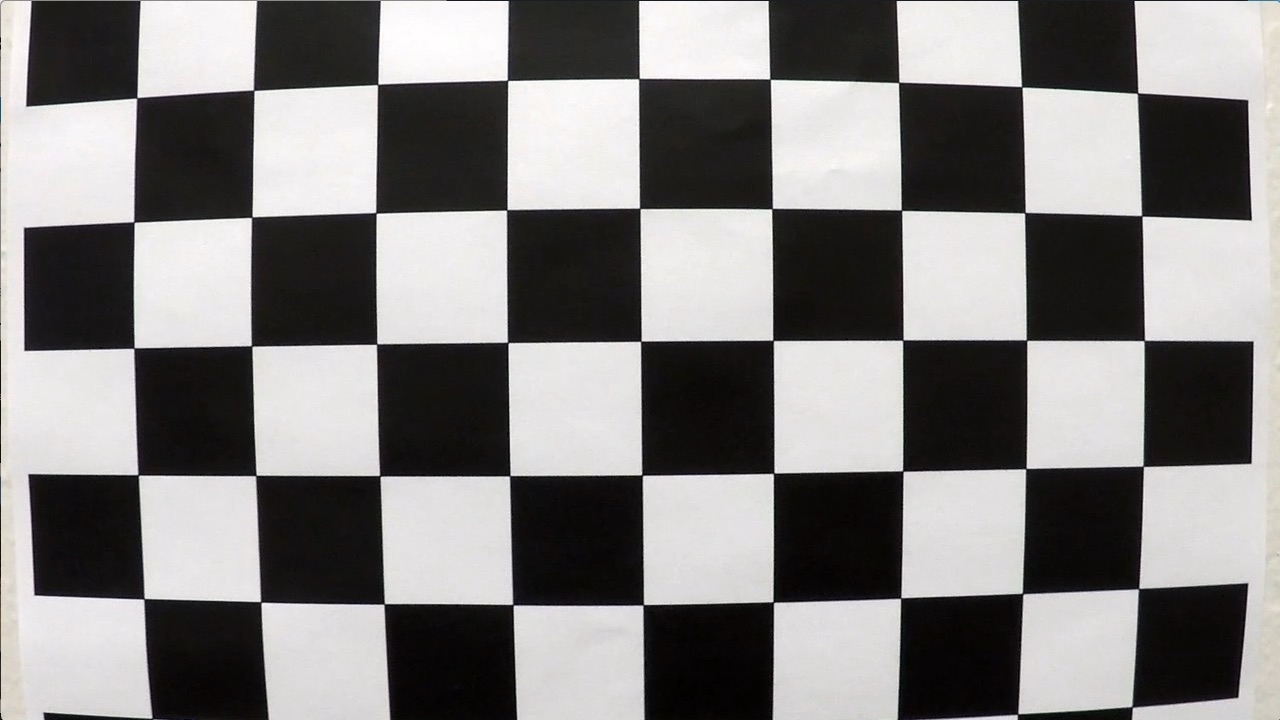
#> input picture calibration_images/calibration1.jpg, 1280 x 720 px
$ python -i gradient_masks.py   (imports and definitions only)   (older library calls are emulated)
#> lines starting #> are read from the running program, lines starting #| are printed output that depends on the picture
import cv2
import numpy as np


def _abs_sobel(sobelx, sobely):
    return np.sqrt(np.square(sobelx) + np.square(sobely))


# [21 lines left out: functions mag_thresh, _sobel, not called in this run]


def dir_threshold(img, sobel_kernel=3, thresh=(0, np.pi / 2), need_to_gray=True):
#> called with sobel_kernel = 3, thresh = (0, 1.57), need_to_gray = True
    if need_to_gray:
        gray = cv2.cvtColor(img, cv2.COLOR_RGB2GRAY)
    else:
        gray = np.copy(img)
    sobelx = cv2.Sobel(gray, cv2.CV_64F, 1, 0, ksize=sobel_kernel)
    sobely = cv2.Sobel(gray, cv2.CV_64F, 0, 1, ksize=sobel_kernel)
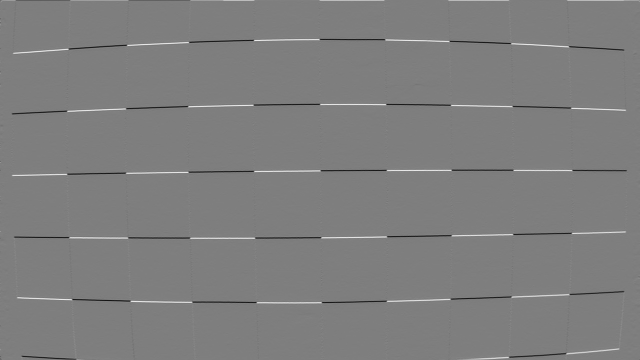
#> sobely: shape (720, 1280) float64 (shown at 1/2 size); min -889, max 904, mean 0.1; drawn with min black and max white

    abs_sobelx = np.absolute(sobelx)
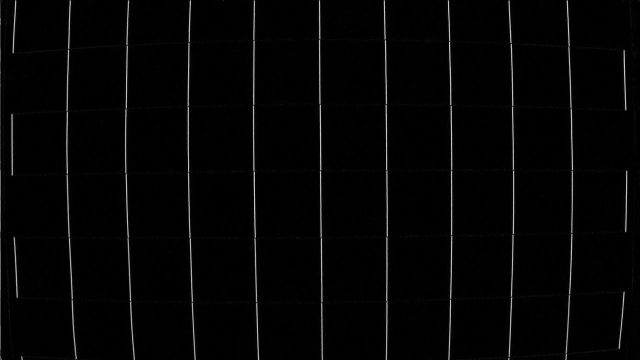
#> abs_sobelx: shape (720, 1280) float64 (shown at 1/2 size); min 0, max 943, mean 17.6; drawn with min black and max white
    abs_sobely = np.absolute(sobely)
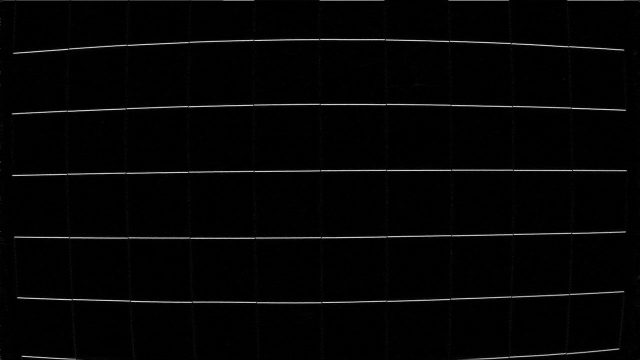
#> abs_sobely: shape (720, 1280) float64 (shown at 1/2 size); min 0, max 904, mean 16.7; drawn with min black and max white

    orient = np.arctan2(abs_sobely, abs_sobelx)
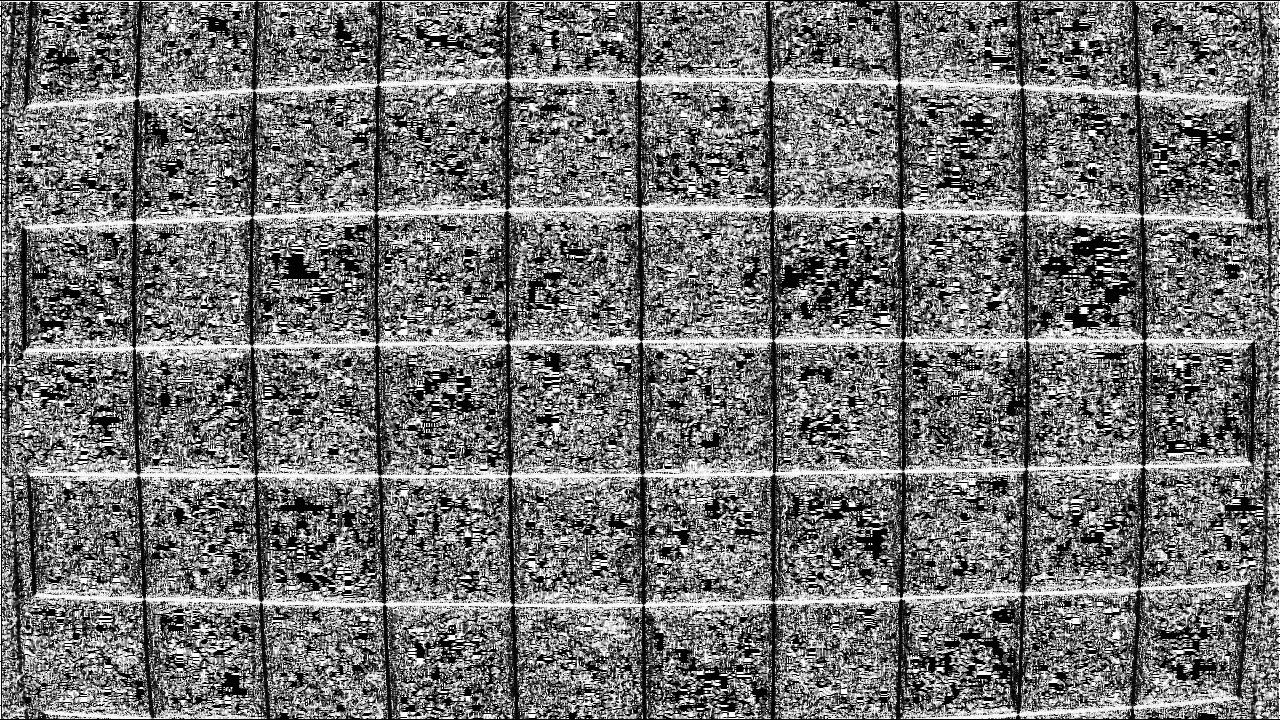
#> orient: shape (720, 1280) float64; min 0, max 1.57, mean 0.715; drawn with min black and max white
    binary_output = np.zeros_like(abs_sobelx)
    binary_output[(orient >= thresh[0]) & (orient <= thresh[1])] = 1
    return binary_output

>>> import cv2
>>> picture = cv2.cvtColor(cv2.imread('../../calibration_images/calibration1.jpg'), cv2.COLOR_BGR2RGB)
>>> result = dir_threshold(picture)
#> result: shape (720, 1280) float64; every value is 1

$ run again, on calibration_images/calibration10.jpg
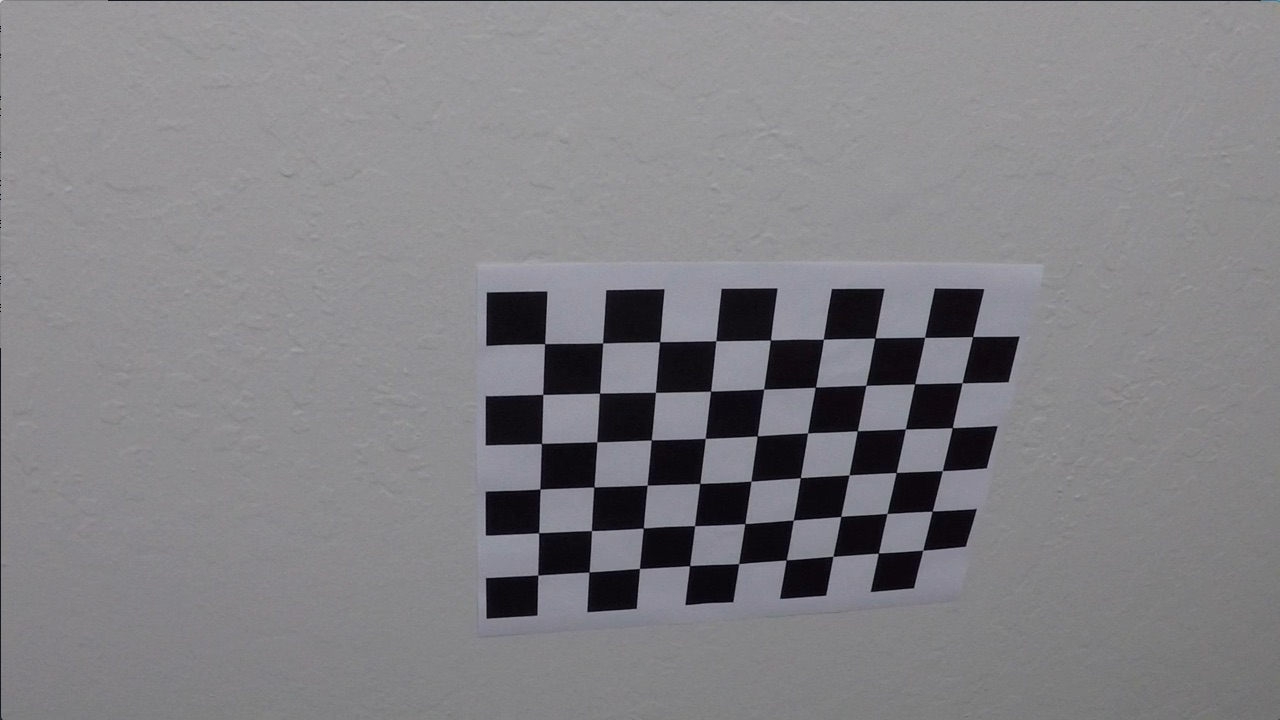
#> input picture calibration_images/calibration10.jpg, 1280 x 720 px
#> in dir_threshold, `abs_sobely = np.absolute(sobely)`:
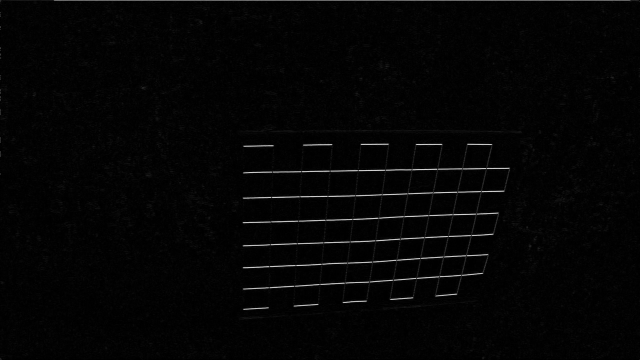
#> abs_sobely: shape (720, 1280) float64 (shown at 1/2 size); min 0, max 603, mean 12; drawn with min black and max white
#> in dir_threshold, `orient = np.arctan2(abs_sobely, abs_sobelx)`:
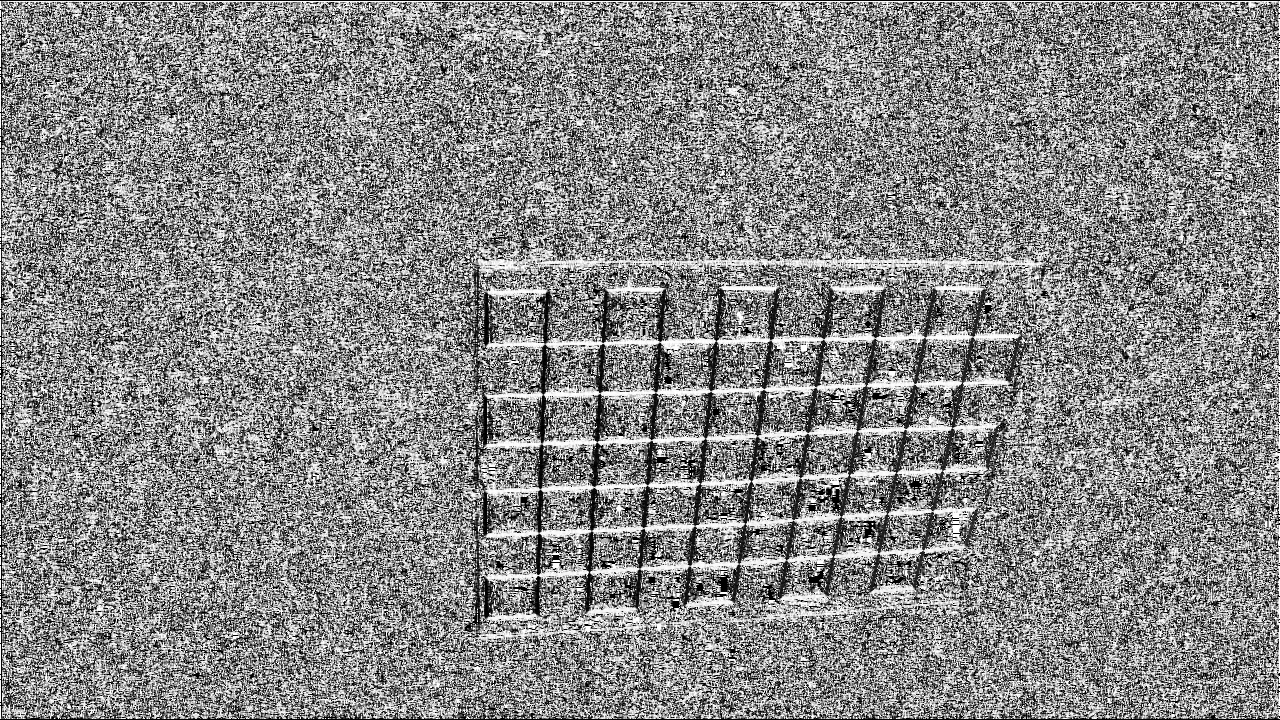
#> orient: shape (720, 1280) float64; min 0, max 1.57, mean 0.838; drawn with min black and max white
#> result: shape (720, 1280) float64; every value is 1

$ run again, on calibration_images/calibration11.jpg
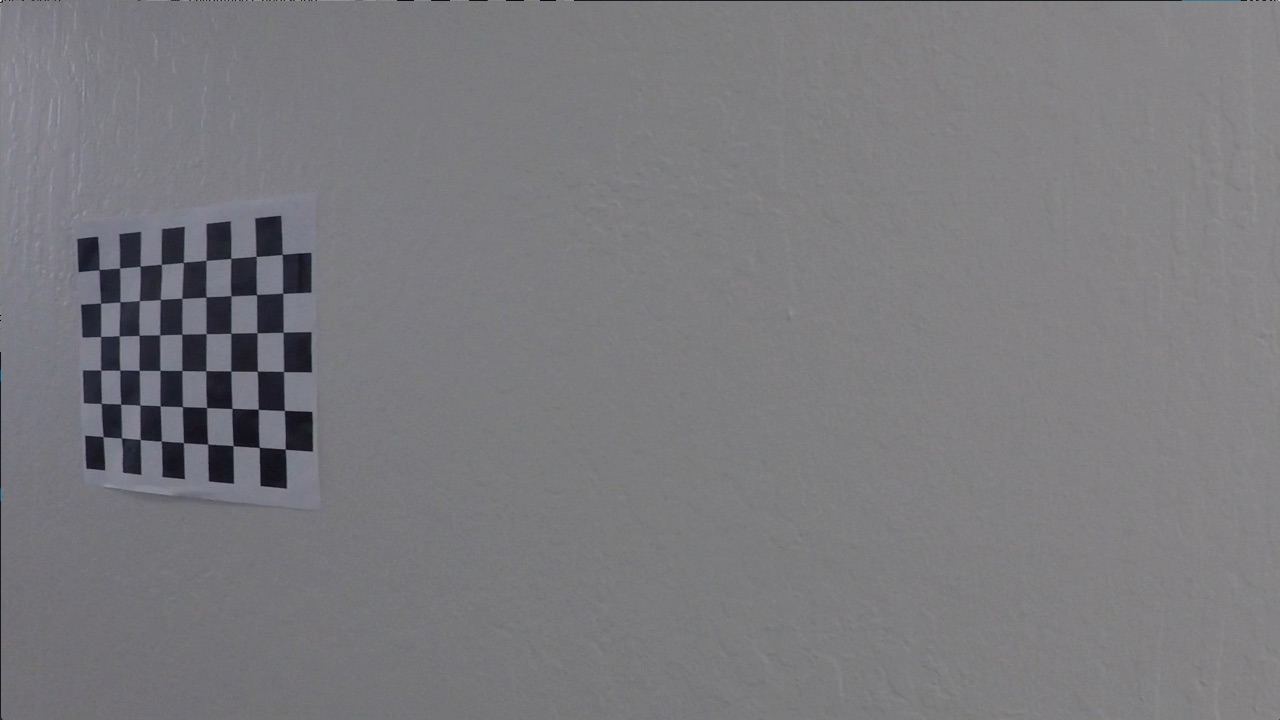
#> input picture calibration_images/calibration11.jpg, 1280 x 720 px
#> in dir_threshold, `abs_sobely = np.absolute(sobely)`:
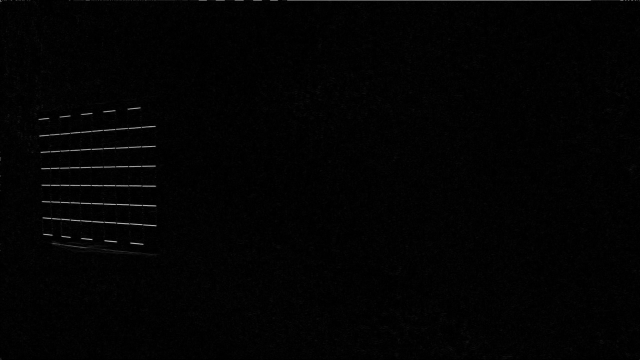
#> abs_sobely: shape (720, 1280) float64 (shown at 1/2 size); min 0, max 552, mean 7.2; drawn with min black and max white
#> in dir_threshold, `orient = np.arctan2(abs_sobely, abs_sobelx)`:
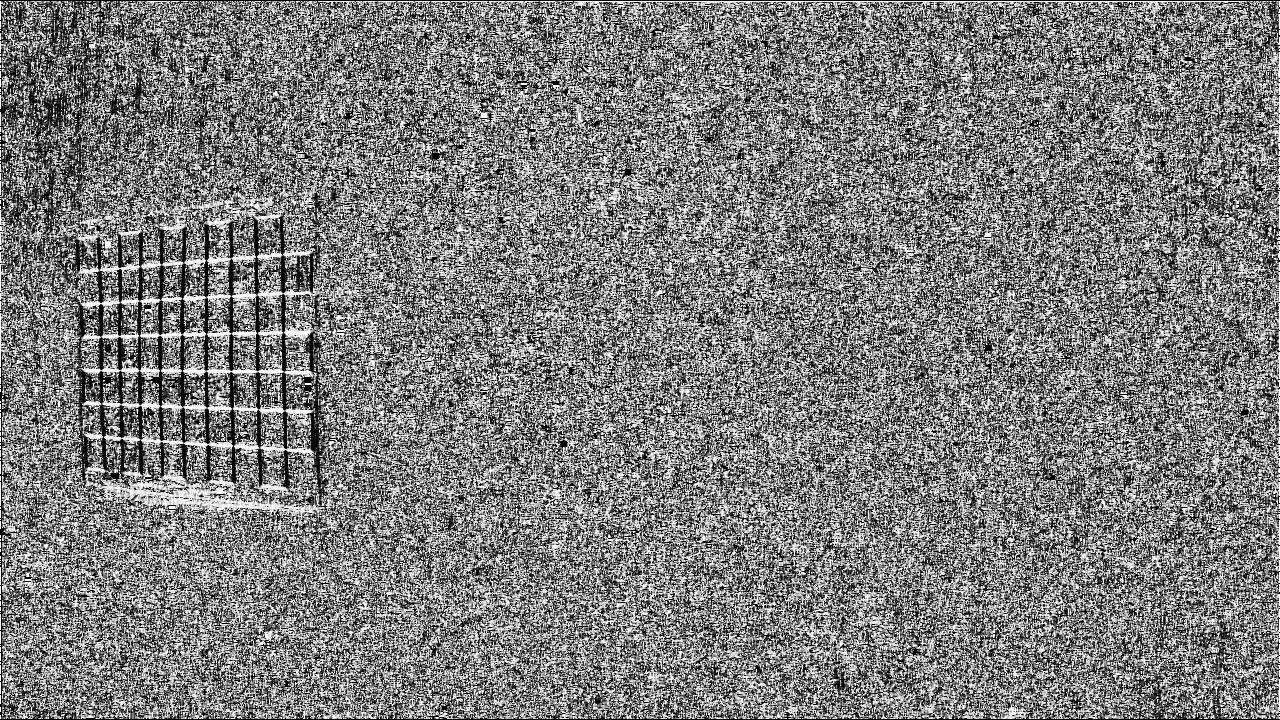
#> orient: shape (720, 1280) float64; min 0, max 1.57, mean 0.77; drawn with min black and max white
#> result: shape (720, 1280) float64; every value is 1
